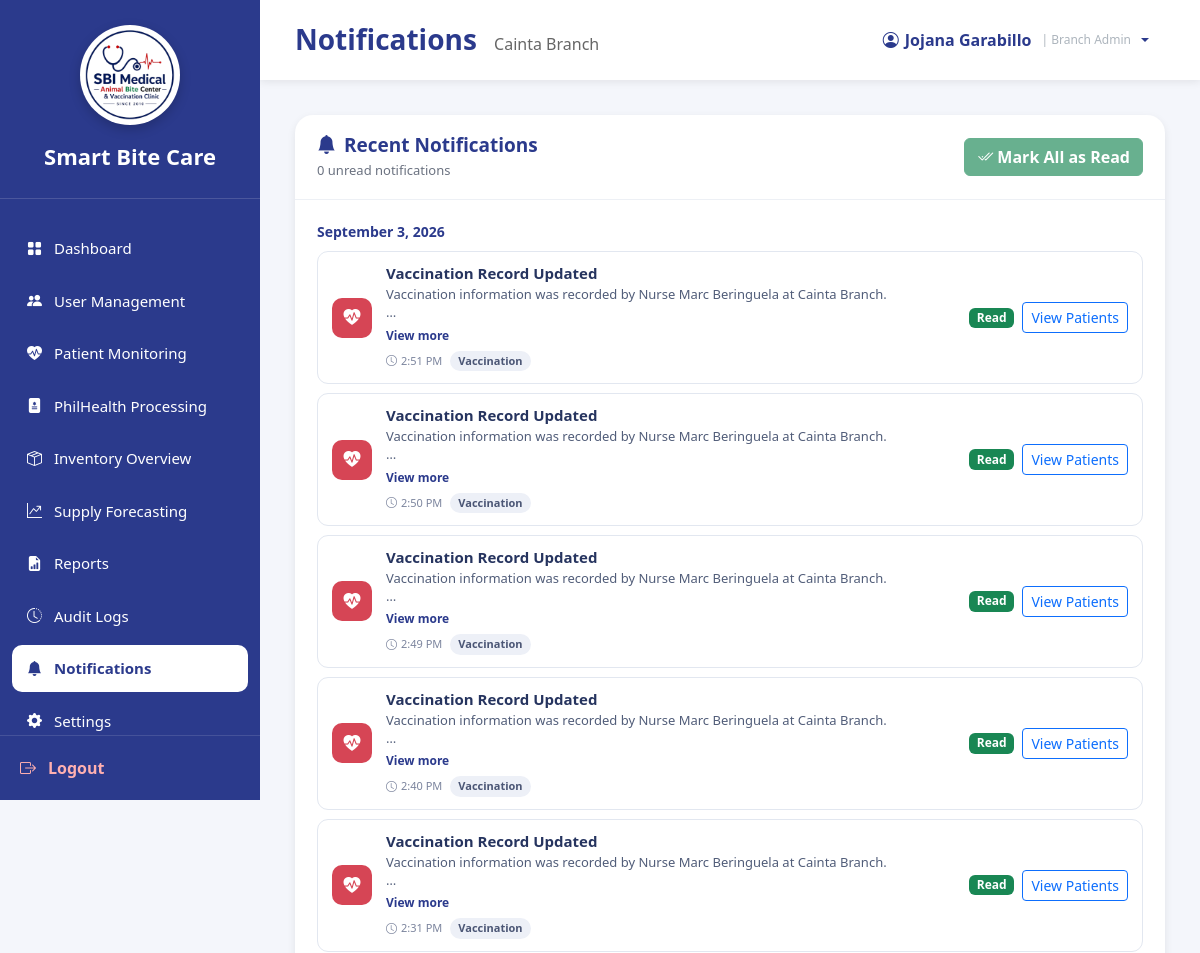
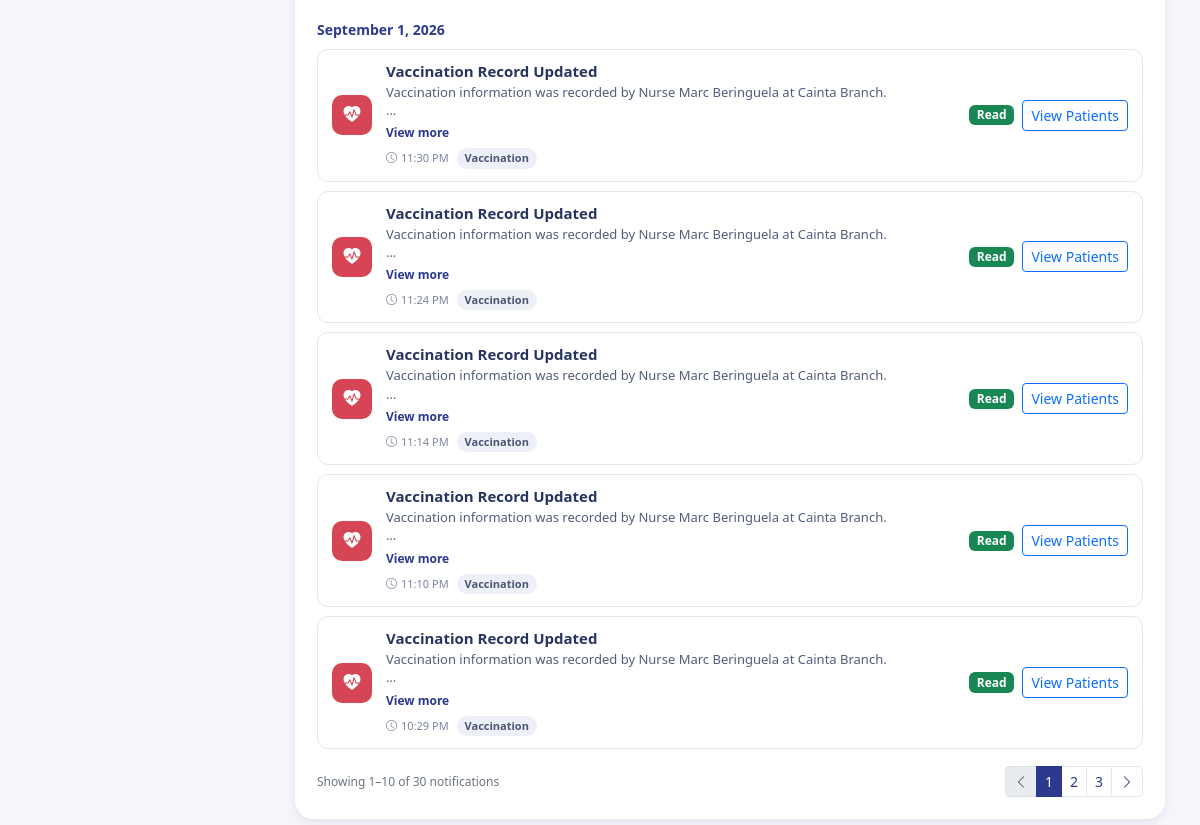
Screenshot of /BranchAdmin_Notifications.php (signed in) with the database file from the repository (2 pictures, top to bottom).
### tables this page shows
CREATE TABLE `users` (
  `user_id` int(11) NOT NULL,
  `branch_id` varchar(10) DEFAULT NULL,
  `role_id` int(11) NOT NULL,
  `username` varchar(100) NOT NULL,
  `email` varchar(255) NOT NULL,
  `password` varchar(255) NOT NULL,
  `status` enum('Active','Inactive') DEFAULT 'Active',
  `created_at` timestamp NOT NULL DEFAULT current_timestamp(),
  `last_login` datetime DEFAULT NULL
);

CREATE TABLE `branches` (
  `branch_id` varchar(10) NOT NULL,
  `branch_name` varchar(150) NOT NULL,
  `branch_address` text DEFAULT NULL,
  `contact_number` varchar(30) DEFAULT NULL,
  `email` varchar(150) DEFAULT NULL,
  `status` enum('Active','Inactive') DEFAULT 'Active',
  `created_at` timestamp NOT NULL DEFAULT current_timestamp()
);

CREATE TABLE `notifications` (
  `notification_id` int(11) NOT NULL,
  `user_id` int(11) NOT NULL,
  `title` varchar(255) DEFAULT NULL,
  `message` text DEFAULT NULL,
  `notification_type` varchar(100) DEFAULT NULL,
  `source_key` varchar(150) DEFAULT NULL,
  `is_read` tinyint(1) DEFAULT 0,
  `created_at` timestamp NOT NULL DEFAULT current_timestamp()
);

### sources/workflow_helpers.php (called while the page is built, shortened)
<?php
function workflowRequireUser(mysqli $conn, int $requiredRole): array
{
    $stmt = $conn->prepare(
        'SELECT u.user_id, u.username, u.branch_id, b.branch_name, r.role_name
         FROM users u
         LEFT JOIN branches b ON b.branch_id = u.branch_id
         LEFT JOIN roles r ON r.role_id = u.role_id
         WHERE u.user_id = ? AND u.status = "Active" LIMIT 1'
    );
    $id = (int)$_SESSION['user_id'];
    $stmt->bind_param('i', $id);
    $stmt->execute();
    $user = $stmt->get_result()->fetch_assoc();
    return $user;
}
function workflowH(string $value): string
{
    return htmlspecialchars($value, ENT_QUOTES, 'UTF-8');
}

### BranchAdmin_Notifications.php (the view, shortened to what this page needs)
<?php
require_once 'sources/db_connect.php';
require_once 'sources/workflow_helpers.php';
$user = workflowRequireUser($conn, 2);
$userId = (int)$user['user_id'];
$username = (string)($user['username'] ?? 'Branch Admin');
$branchName = (string)($user['branch_name'] ?? 'Assigned Branch');
function notificationTypeLabel(?string $type): string
{
    $label = trim((string)$type);
    $label = str_ireplace(['prediction', 'predictive'], ['forecasting', 'forecast'], $label);
    return ucwords(str_replace(['_', '-'], ' ', $label));
}
function notificationPresentation(?string $type, ?string $title): array
{
    $value = strtolower(trim((string)$type . ' ' . (string)$title));
    if (strpos($value, 'patient') !== false || strpos($value, 'vaccin') !== false ||
        strpos($value, 'case') !== false || strpos($value, 'registry') !== false) {
        return ['bi-heart-pulse-fill', 'patient', 'BranchAdmin_PatientMonitoring.php', 'View Patients'];
    }
    return ['bi-bell-fill', 'general', '', ''];
}
function notificationDateLabel(string $date): string
{
    return date('F j, Y', strtotime($date));
}
function notificationPageUrl(int $page): string
{
    return 'BranchAdmin_Notifications.php?' . http_build_query(['page' => $page]);
}
$page = max(1, (int)($_GET['page'] ?? 1));
$perPage = 10;
$countStmt = $conn->prepare(
    'SELECT COUNT(*) total, COALESCE(SUM(is_read=0),0) unread
     FROM notifications WHERE user_id=?'
);
$countStmt->bind_param('i', $userId);
$countStmt->execute();
$counts = $countStmt->get_result()->fetch_assoc() ?: [];
$totalRows = (int)($counts['total'] ?? 0);
$unreadCount = (int)($counts['unread'] ?? 0);
$totalPages = max(1, (int)ceil($totalRows / $perPage));
$offset = ($page - 1) * $perPage;
$listStmt = $conn->prepare(
    'SELECT notification_id,title,message,notification_type,source_key,is_read,created_at
     FROM notifications
     WHERE user_id=?
     ORDER BY created_at DESC,notification_id DESC
     LIMIT ? OFFSET ?'
);
$listStmt->bind_param('iii', $userId, $perPage, $offset);
$listStmt->execute();
$notifications = $listStmt->get_result()->fetch_all(MYSQLI_ASSOC);
$grouped = [];
foreach ($notifications as $notification) {
    $grouped[notificationDateLabel((string)$notification['created_at'])][] = $notification;
}
?>
<!DOCTYPE html>
<html lang="en">
<head>
    <link href="https://cdn.jsdelivr.net/npm/bootstrap@5.3.3/dist/css/bootstrap.min.css" rel="stylesheet">
    <link href="https://cdn.jsdelivr.net/npm/bootstrap-icons@1.11.3/font/bootstrap-icons.min.css" rel="stylesheet">
    <link rel="stylesheet" href="sidebar.css">
</head>
<body>
<aside class="sidebar">
    <div class="logo-area"><div class="logo-frame"><img src="logo.png" alt="Smart Bite Care Logo" class="logo"></div><div class="system-name">Smart Bite Care</div></div>
    <nav class="nav-menu" aria-label="Branch Admin navigation"><ul>
         <li><a href="BranchAdmin_Dashboard.php"><i class="bi bi-grid-fill"></i><span>Dashboard</span></a></li>
                <li><a href="BranchAdmin_UserManagement.php"><i class="bi bi-people-fill"></i><span>User Management</span></a></li>
                <li><a href="BranchAdmin_PatientMonitoring.php"><i class="bi bi-heart-pulse-fill"></i><span>Patient Monitoring</span></a></li>
                <li><a href="BranchAdmin_PhilhealthWorkflow.php"><i class="bi bi-file-medical-fill"></i><span>PhilHealth Processing</span></a></li>
                <li><a href="BranchAdmin_InventoryOverview.php"><i class="bi bi-box-seam"></i><span>Inventory Overview</span></a></li>
                <li><a href="BranchAdmin_Forecasting.php"><i class="bi bi-graph-up-arrow"></i><span>Supply Forecasting</span></a></li>
                <li><a href="BranchAdmin_Reports.php"><i class="bi bi-file-earmark-bar-graph-fill"></i><span>Reports</span></a></li>
                <li><a href="BranchAdmin_AuditLogs.php"><i class="bi bi-clock-history"></i><span>Audit Logs</span></a></li>
                <li><a class="active" href="BranchAdmin_Notifications.php" aria-current="page"><i class="bi bi-bell-fill"></i><span>Notifications</span></a></li>
                <li><a href="BranchAdmin_Settings.php"><i class="bi bi-gear-fill"></i><span>Settings</span></a></li>
    </ul></nav>
    <div class="logout"><a href="logout.php"><i class="bi bi-box-arrow-right"></i><span>Logout</span></a></div>
</aside>
<main class="main">
    <div class="topbar">
        <h3>Notifications <small><?= workflowH($branchName) ?></small></h3>
        <div class="dropdown">
                <button class="profile dropdown-toggle border-0 bg-transparent px-3 py-2 rounded-3"
                        type="button" id="branchAdminProfileMenu"
                        data-bs-toggle="dropdown" aria-expanded="false">
                    <i class="bi bi-person-circle"></i>
                    <span><?php echo htmlspecialchars($username, ENT_QUOTES, 'UTF-8'); ?></span>
                    <span class="profile-role">| Branch Admin</span>
                </button>
            </div>
    </div>
    <div class="content-wrapper">
        <section class="notification-section" aria-label="Notification list">
            <div class="notification-toolbar">
                <div><h4><i class="bi bi-bell-fill me-2"></i>Recent Notifications</h4><p><?= $unreadCount ?> unread notification<?= $unreadCount === 1 ? '' : 's' ?></p></div>
                <form method="post">
                    <button class="btn btn-success btn-read-all" type="submit" <?= $unreadCount === 0 ? 'disabled' : '' ?>><i class="bi bi-check2-all me-1"></i>Mark All as Read</button>
                </form>
            </div>
            <div class="notification-list">
              <?php if (!$notifications): ?>
                <div class="empty-state"><i class="bi bi-bell-slash"></i><h2>No notifications found</h2><p class="mb-0">You currently have no notifications.</p></div>
              <?php else: ?>
                <?php foreach ($grouped as $dateLabel => $items): ?>
                    <div class="notification-day"><?= workflowH($dateLabel) ?></div>
                    <?php foreach ($items as $notification): ?>
                        <?php [$icon,$iconClass,$destination,$destinationLabel] = notificationPresentation((string)($notification['notification_type']??''),(string)($notification['title']??'')); $isUnread=(int)$notification['is_read']===0; ?>
                        <article class="notification-card <?= $isUnread?'unread':'' ?>">
                            <div class="notification-icon <?= workflowH($iconClass) ?>"><i class="bi <?= workflowH($icon) ?>"></i></div>
                            <div class="notification-content">
                                <h2><?= workflowH((string)($notification['title']?:'Notification')) ?></h2>
                                <p class="notification-message" id="notification-message-<?= (int)$notification['notification_id'] ?>"><?= workflowH((string)($notification['message']??'')) ?></p>
                                <button class="view-more-btn" type="button" data-message-id="notification-message-<?= (int)$notification['notification_id'] ?>" aria-expanded="false">View more</button>
                                <div class="notification-meta"><span><i class="bi bi-clock me-1"></i><?= workflowH(date('g:i A',strtotime((string)$notification['created_at']))) ?></span><span class="type-pill"><?= workflowH(notificationTypeLabel((string)($notification['notification_type']??''))) ?></span></div>
                            </div>
                            <div class="notification-actions">
                                <span class="badge <?= $isUnread?'text-bg-danger':'text-bg-success' ?>"><?= $isUnread?'Unread':'Read' ?></span>
                                <?php if ($destination!==''): ?><a class="btn btn-sm btn-outline-primary" href="<?= workflowH($destination) ?>"><?= workflowH($destinationLabel) ?></a><?php endif; ?>
                            </div>
                        </article>
                    <?php endforeach; ?>
                <?php endforeach; ?>
              <?php endif; ?>
            <?php if ($totalRows>0): ?>
                <div class="results-footer"><div class="results-count">Showing <?= $offset+1 ?>–<?= min($offset+$perPage,$totalRows) ?> of <?= $totalRows ?> notification<?= $totalRows===1?'':'s' ?></div>
                    <?php if ($totalPages>1): ?><nav aria-label="Notification pages"><ul class="pagination pagination-sm">
                        <li class="page-item <?= $page<=1?'disabled':'' ?>"><a class="page-link" href="<?= $page>1?workflowH(notificationPageUrl($page-1)):'#' ?>" aria-label="Previous"><i class="bi bi-chevron-left"></i></a></li>
                        <?php $startPage=max(1,$page-2);$endPage=min($totalPages,$page+2);for($pageNumber=$startPage;$pageNumber<=$endPage;$pageNumber++): ?><li class="page-item <?= $pageNumber===$page?'active':'' ?>"><a class="page-link" href="<?= workflowH(notificationPageUrl($pageNumber)) ?>"><?= $pageNumber ?></a></li><?php endfor; ?>
                        <li class="page-item <?= $page>=$totalPages?'disabled':'' ?>"><a class="page-link" href="<?= $page<$totalPages?workflowH(notificationPageUrl($page+1)):'#' ?>" aria-label="Next"><i class="bi bi-chevron-right"></i></a></li>
                    </ul></nav><?php endif; ?>
                </div>
            <?php endif; ?>
            </div>
        </section>
    </div>
</main>
</body>
</html>

### sidebar.css (style rules this page uses)
:root { --primary:#2B3A8C; --accent:#F21D2F; --bg:#F2F2F2; --white:#fff; }
.sidebar { width:260px; height:100vh; height:100dvh; min-height:0; background:var(--primary); display:flex; flex-direction:column; color:white; position:fixed; left:0; top:0; overflow:hidden; z-index:1000; box-sizing:border-box; }
.sidebar * { box-sizing:border-box; }
.logo-area { padding:25px 20px; border-bottom:1px solid rgba(255,255,255,.15); text-align:center; flex-shrink:0; }
.logo { width: 90px; height: 90px; display: block; object-fit: contain; }
.logo-frame { width: 100px; height: 100px; margin: 0 auto; border-radius: 50%; background: #fff; display: flex; align-items: center; justify-content: center; overflow: hidden; box-shadow: 0 4px 12px rgba(0,0,0,.2); border: 3px solid rgba(255,255,255,.3); }
.system-name { margin-top:15px; font-size:22px; font-weight:700; }
.nav-menu { margin-top:20px; flex:1; min-height:0; padding-bottom:10px; overflow-x:hidden; overflow-y:auto; overscroll-behavior:contain; scrollbar-width:thin; scrollbar-color:rgba(255,255,255,.45) transparent; -webkit-overflow-scrolling:touch; }
.nav-menu ul { list-style:none; padding:0; margin:0; }
.nav-menu li { margin:6px 12px; }
.nav-menu a { color:white; text-decoration:none; display:flex; align-items:center; gap:12px; padding:12px 15px; border-radius:10px; transition:.25s; font-size:15px; }
.nav-menu a.active { background:white; color:var(--primary); font-weight:600; }
.logout { padding:20px; flex-shrink:0; border-top:1px solid rgba(255,255,255,.12); background:var(--primary); }
.logout a { color:#ffb0b0; text-decoration:none; display:flex; align-items:center; gap:12px; font-weight:600; }

### rows the page displays
users: branch.branch_name "Cainta Branch", username "Jojana Garabillo"
notifications: title "Vaccination Record Updated", message "Vaccination information was recorded by Nurse Marc Beringuela at Cainta…", created_at "2:51 PM", notification_type "Vaccination", is_read "Read", destinationLabel "View Patients"
notifications: title "Vaccination Record Updated", message "Vaccination information was recorded by Nurse Marc Beringuela at Cainta…", created_at "2:50 PM", notification_type "Vaccination", is_read "Read", destinationLabel "View Patients"
notifications: title "Vaccination Record Updated", message "Vaccination information was recorded by Nurse Marc Beringuela at Cainta…", created_at "2:49 PM", notification_type "Vaccination", is_read "Read", destinationLabel "View Patients"
notifications: title "Vaccination Record Updated", message "Vaccination information was recorded by Nurse Marc Beringuela at Cainta…", created_at "2:40 PM", notification_type "Vaccination", is_read "Read", destinationLabel "View Patients"
notifications: title "Vaccination Record Updated", message "Vaccination information was recorded by Nurse Marc Beringuela at Cainta…", created_at "2:31 PM", notification_type "Vaccination", is_read "Read", destinationLabel "View Patients"
notifications: title "Vaccination Record Updated", message "Vaccination information was recorded by Nurse Marc Beringuela at Cainta…", created_at "11:30 PM", notification_type "Vaccination", is_read "Read", destinationLabel "View Patients"
notifications: title "Vaccination Record Updated", message "Vaccination information was recorded by Nurse Marc Beringuela at Cainta…", created_at "11:24 PM", notification_type "Vaccination", is_read "Read", destinationLabel "View Patients"
notifications: title "Vaccination Record Updated", message "Vaccination information was recorded by Nurse Marc Beringuela at Cainta…", created_at "11:14 PM", notification_type "Vaccination", is_read "Read", destinationLabel "View Patients"
notifications: title "Vaccination Record Updated", message "Vaccination information was recorded by Nurse Marc Beringuela at Cainta…", created_at "11:10 PM", notification_type "Vaccination", is_read "Read", destinationLabel "View Patients"
notifications: title "Vaccination Record Updated", message "Vaccination information was recorded by Nurse Marc Beringuela at Cainta…", created_at "10:29 PM", notification_type "Vaccination", is_read "Read", destinationLabel "View Patients"

### other values shown
$unreadCount "0"
workflowH($dateLabel) "September 3, 2026"
workflowH($dateLabel) "September 1, 2026"
$offset+1 "1"
min($offset+$perPage,$totalRows) "10"
$totalRows "30"
